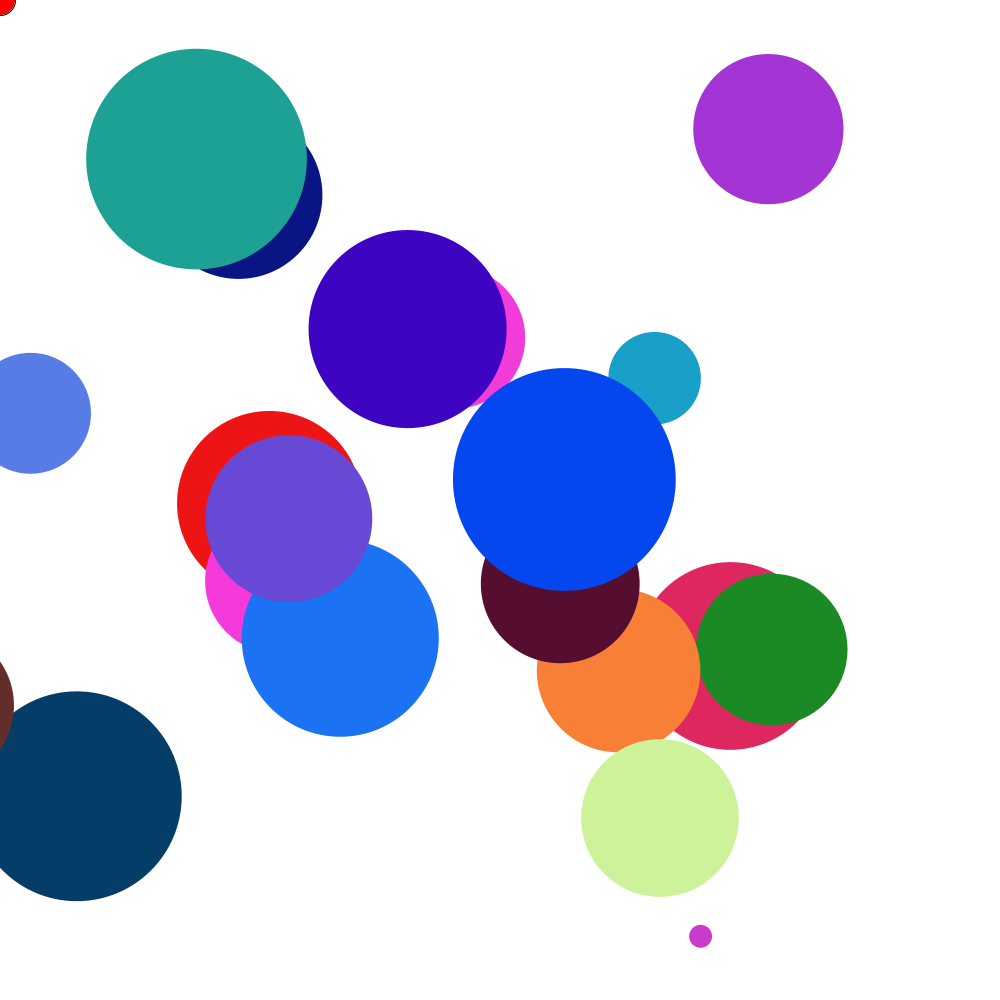
Frame 1 (no input)
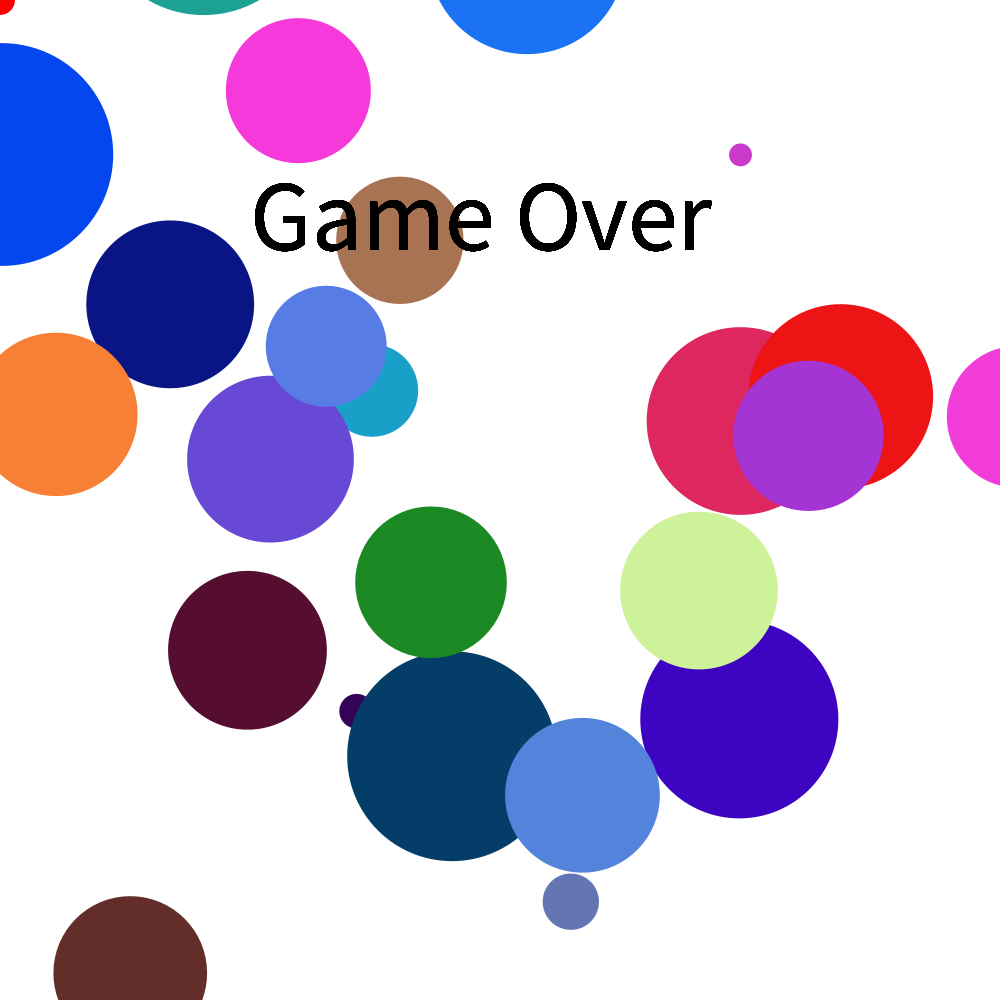
Frame 60 (the mouse pressed at the canvas centre just before this capture)
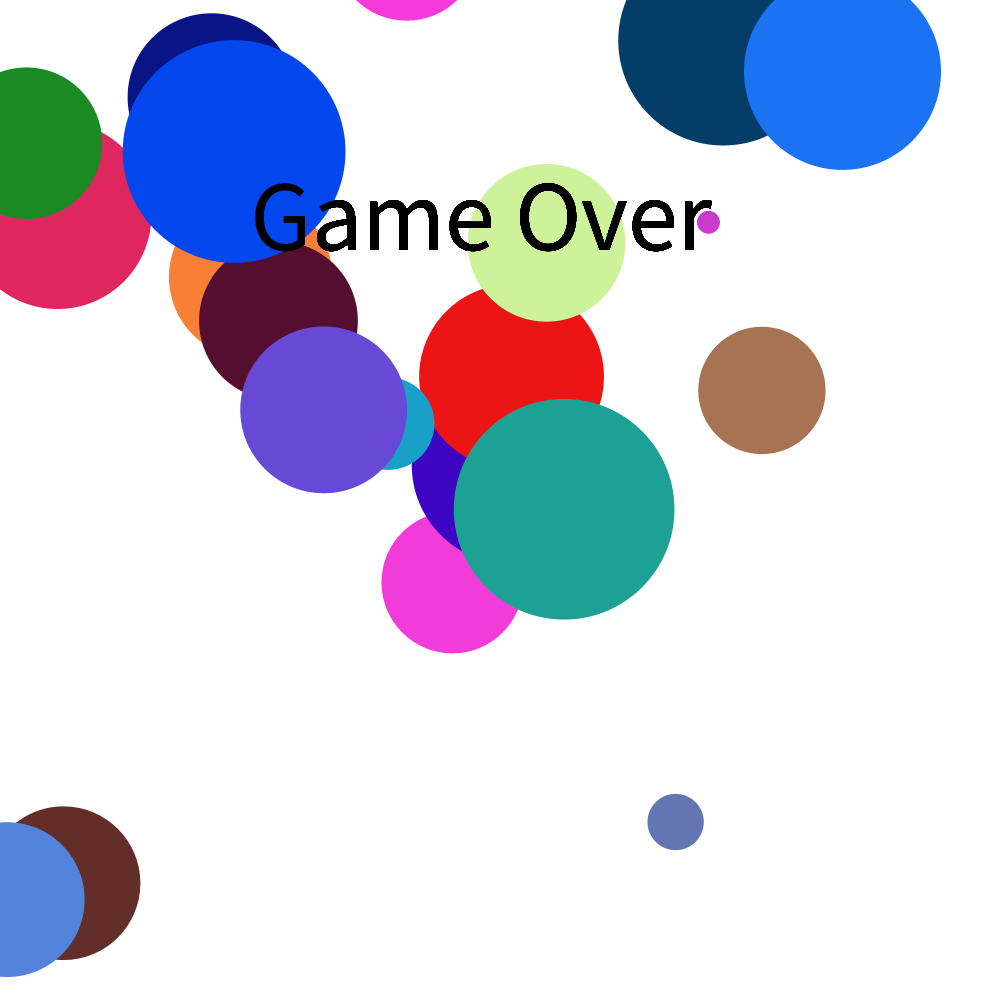
Frame 120 (the mouse held since frame 60 and released just before this capture)

The Processing sketch that drew these frames (run headless with seeded random() and noise(); from frame 60 on, the mouse is pressed at the canvas centre):

// Processing sketch: AgrioWithNoiseWorking
// ── AgrioWithNoiseWorking.pde
Blob blob = new Blob(30);
int num=25;
boolean end=false;
Food[] food = new Food[num];
void setup(){
  size(1000,1000);
  frameRate(20);
  for(int i=0;i<num-1;i++){
  float fxr = random(0,1000);
  float fyr = random(0,1000);
  food[i] = new Food(fxr,fyr);
  }

}
void draw(){
  background(255);
  blob.show();
  for(int i=0;i<num-1;i++){
  food[i].show();
  blob.intersect(food[i]);
  if(end){
    fill(0);
    textSize(100);
    text("Game Over",250,250);
  }else if(blob.w > 20 * num - 1){
    fill(0);
    textSize(100);
    text("You Win",250,250);
  }
}

}

// ── Blob.pde
class Blob{
  float xpos;
  float ypos;
  float w;
  
  Blob(float dia){
    xpos = mouseX;
    ypos = mouseY;
    w = dia;
  }
  void show(){
    xpos = mouseX;
    ypos = mouseY;
    ellipseMode(CENTER);
    fill(255,0,0);
    ellipse(xpos,ypos,w,w);
  }
  void intersect(Food food){
    if(xpos + w/2>food.fx-food.r && xpos<food.fx+food.r && ypos + w/2>food.fy - food.r && ypos<food.fy+food.r && w > food.r){
      food.r = 0;
      w = w + 15;
    }else if(xpos + w/2>food.fx && xpos<food.fx+20 && ypos + w/2>food.fy && ypos<food.fy+20 && w < food.r){
      end = true;
    }
  }
}

// ── Food.pde
class Food{
  float fx, fxdir;
  float fy, fydir;
  float xoff;
  float yoff;
  float r;
  float R = random(0,255);
  float G = random(0,255);
  float B = random(0,255);
  Food(float fxpos, float fypos){
    fx = fxpos;
    fy = fypos;
    xoff = random(-100, width+100);
    yoff = random(-100, height+100);
    r = random(10,250);
  }
  
  void show(){
    fx = map(noise(xoff), 0, 1, -300, 1300);
    fy = map(noise(yoff), 0, 1, -300, 1300); 
    
    
    ellipseMode(CENTER);
    fill(R,G,B);
    noStroke();
    ellipse(fx,fy,r,r);
    xoff += 0.01;
    yoff += 0.01;
  }
}
